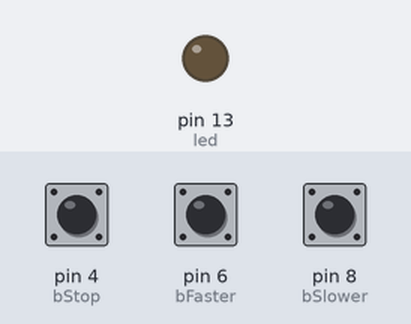
A sketch run on a simulated Arduino Leonardo, built with avr-gcc and run on an emulated ATmega32U4. Parts: output pins drawn as LEDs (lit = HIGH). The inputs (shaded band) are chosen by the test bench; at power-on: pin 6 (bFaster) HIGH, pin 8 (bSlower) HIGH, pin 4 (bStop) HIGH.

Above: at 1.2 s.
1.3 s: pin 6 (bFaster) pulled LOW for 1 s
At 1.6 s:
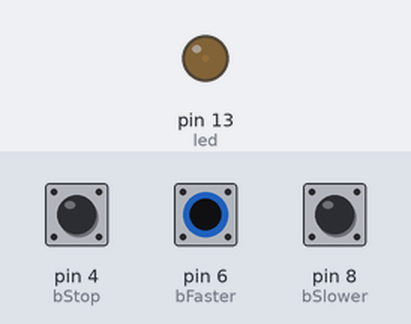
3.8 s: pin 8 (bSlower) pulled LOW for 3.2 s
At 8.1 s:
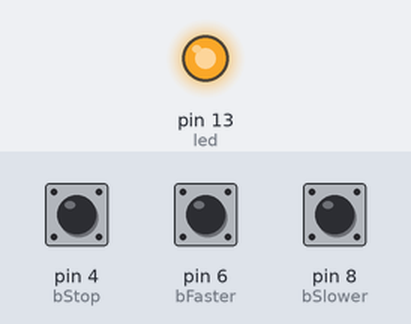
8.5 s: pin 4 (bStop) pulled LOW for 0.15 s
At 10.2 s:
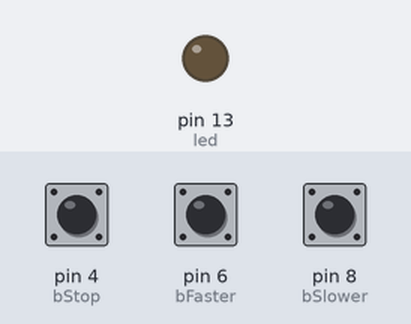
11.5 s: pin 6 (bFaster) pulled LOW for 0.15 s
At 11.8 s:
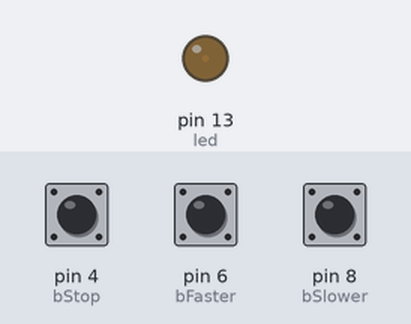
13.1 s: pin 4 (bStop) pulled LOW for 1 s
At 14.2 s:
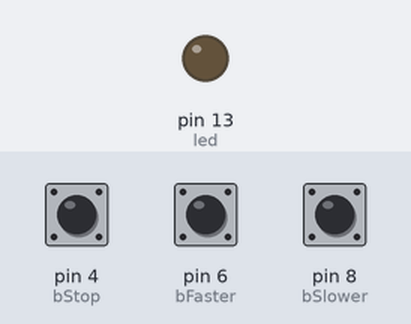
Timing chart, 0 to 16.1 s (numbered marks = the images above; inputs shaded):
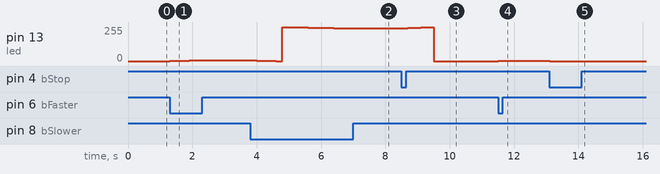

Measured:
- after the input at 1.3 s, pin 13 (led): moves from 0/255 to 5/255 over 0.80 s, starting at once
- after the input at 3.8 s, pin 13 (led): 5/255 → 4/255 at once, → 3/255 0.20 s later, → 2/255 0.20 s later, → 1/255 0.20 s later, … (16 changes in this stretch)
- after the input at 8.5 s, pin 13 (led): rises from 245/255 to 255/255 in 0.90 s, then falls to 0/255 in 0.10 s
- after the input at 11.5 s, pin 13 (led): 0/255 → 1/255 at once
- after the input at 13.1 s, pin 13 (led): 1/255 → 0/255 at once

The sketch:

controller.ino
```cpp
/*
  Treadmill controller
 */

// Pin 13 is connected to an LED on the Leonardo
int led = 13;
int bStop = 4;
int bFaster = 6;
int bSlower = 8;
int targetSpeed = 0;   // How fast we're trying to go
int actualSpeed = 0;   // How fast we're going right now
boolean bFasterDown = false;
boolean bSlowerDown = false;

// the setup routine runs once when you press reset:
void setup() {
  // initialize the digital pin as an output.
  pinMode(led, OUTPUT);
  pinMode(bStop, INPUT_PULLUP);
  pinMode(bFaster, INPUT_PULLUP);
  pinMode(bSlower, INPUT_PULLUP);
  analogWrite(led, actualSpeed);
}

// the loop routine runs over and over again forever:
void loop() {
  if (digitalRead(bStop) == LOW) {
    targetSpeed = 0;
  }

  if (!bFasterDown && (digitalRead(bFaster) == LOW)) {
    targetSpeed += 1;
    bFasterDown = true;
  }
  else {
    bFasterDown = false;
  }

  if (!bSlowerDown && (digitalRead(bSlower) == LOW)) {
    targetSpeed -= 1;
    bSlowerDown = true;
  }
  else {
    bSlowerDown = false;
  }

  if (actualSpeed != targetSpeed) {
    int delta = targetSpeed - actualSpeed;
    int limited = constrain(delta, -1, 1);
    actualSpeed += limited;
    analogWrite(led, actualSpeed);
  }

  delay(100);
}
```
